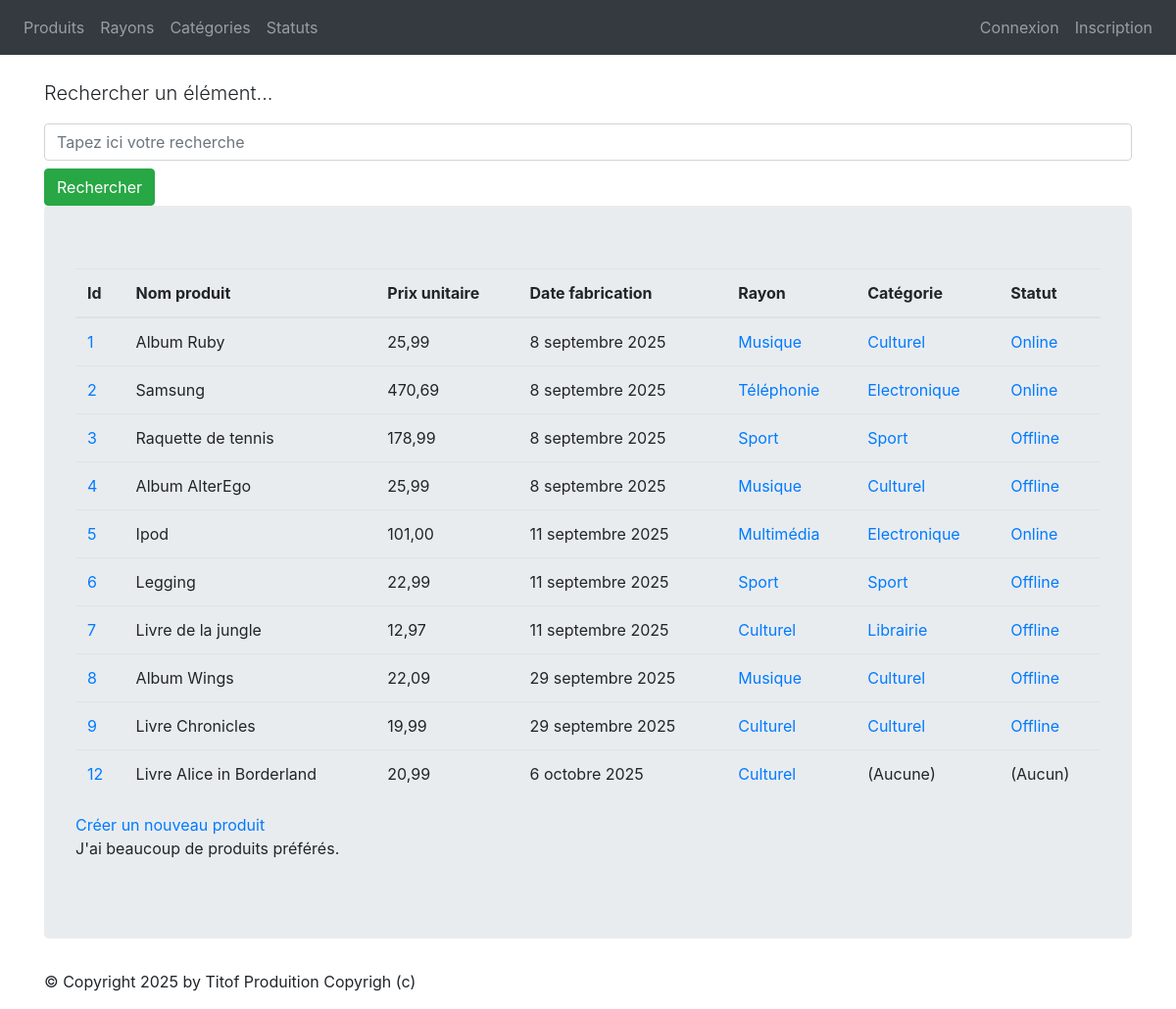
Screenshot of /monApp/produits/ with the database file from the repository.
### monApp/models.py (models this page shows, shortened)
class Produit(models.Model):
    refProd = models.AutoField(primary_key=True)
    intituleProd = models.CharField(max_length=200)
    prixUnitaireProd = models.DecimalField(max_digits=10, decimal_places=2)
    dateFabProd = models.DateField(default=date.today)
    categorie = models.ForeignKey(Categorie, on_delete=models.CASCADE, related_name="produits_categorie", null=True, blank=True)
    status = models.ForeignKey(Statut, on_delete=models.CASCADE, related_name="produits_status",null=True, blank=True)
    rayon = models.ForeignKey(Rayon, on_delete=models.CASCADE, related_name="produits_rayon",null=True, blank=True)

class Rayon(models.Model):
    idRayon = models.AutoField(primary_key=True)
    nomRayon = models.CharField(max_length=100)
    def __str__(self):
        return self.nomRayon

class Categorie(models.Model):
    idCat = models.AutoField(primary_key=True)
    nomCat = models.CharField(max_length=100)
    def __str__(self):
        return self.nomCat

class Statut(models.Model):
    idStatus = models.AutoField(primary_key=True)
    libelleStatus = models.CharField(max_length=100)
    def __str__(self):
        return self.libelleStatus

### monApp/views.py (the view)
# urls.py: path("produits/",views.ProduitListView.as_view(),name="lst_prdts"),
class ProduitListView(ListView):
    model = Produit
    template_name = "list_produits.html"
    context_object_name = "prdts"
    def get_queryset(self):
        query = self.request.GET.get('search')
        if query:
            return Produit.objects.filter(intituleProd__icontains=query).select_related('categorie').select_related('status')
        return Produit.objects.select_related('categorie').select_related('status')
    def get_context_data(self, **kwargs):
        context = super(ProduitListView, self).get_context_data(**kwargs)
        context['titremenu'] = "Liste de mes produits"
        return context

### monApp/templates/list_produits.html
{% extends 'recherche.html' %}
{% block content %}
<table class="table">
    <thead>
        <th>Id</th>
        <th>Nom produit</th>
        <th>Prix unitaire</th>
        <th>Date fabrication</th>
        <th>Rayon</th>
        <th>Catégorie</th>
        <th>Statut</th>
    </thead>
    <tbody>
    {% for prdt in prdts %}
    <tr>
        <td><a href="{% url 'dtl_prdt' prdt.refProd %}">{{ prdt.refProd }}</a></td>
        <td>{{ prdt.intituleProd }} </td>
        <td>{{ prdt.prixUnitaireProd }} </td>
        <td>{{ prdt.dateFabProd }} </td>
        <td>
        {% if prdt.rayon %}
            <a href="{% url 'dtl_rayon' prdt.rayon.idRayon %}">{{ prdt.rayon }}</a>
        {% else %}
            (Aucun)
        {% endif %}
        </td>
        <td>
        {% if prdt.categorie %}
            <a href="{% url 'dtl_categorie' prdt.categorie.idCat %}">{{ prdt.categorie }}</a>
        {% else %}
            (Aucune)
        {% endif %}
        </td>
        <td>
            {% if prdt.status %}
            <a href="{% url 'dtl_statut' prdt.status.idStatus %}">{{ prdt.status }}</a>
        {% else %}
            (Aucun)
        {% endif %}
        </td>
    </tr>
    {% endfor %}
    </tbody>
</table>
<a href="{% url 'crt_prdt' %}">Créer un nouveau produit</a>
<p>
J'ai
{% if prdts|length < 5 %}
    peu de
{% elif prdts|length < 10 %}
    quelques
{% else %}
    beaucoup de
{% endif %}
produits préférés.
</p>
{% endblock %}

### rows the page displays
Produit: refProd "1", intituleProd "Album Ruby", prixUnitaireProd "25,99", dateFabProd "8 septembre 2025", rayon "Musique", categorie "Culturel", status "Online"
Produit: refProd "2", intituleProd "Samsung", prixUnitaireProd "470,69", dateFabProd "8 septembre 2025", rayon "Téléphonie", categorie "Electronique", status "Online"
Produit: refProd "3", intituleProd "Raquette de tennis", prixUnitaireProd "178,99", dateFabProd "8 septembre 2025", rayon "Sport", categorie "Sport", status "Offline"
Produit: refProd "4", intituleProd "Album AlterEgo", prixUnitaireProd "25,99", dateFabProd "8 septembre 2025", rayon "Musique", categorie "Culturel", status "Offline"
Produit: refProd "5", intituleProd "Ipod", prixUnitaireProd "101,00", dateFabProd "11 septembre 2025", rayon "Multimédia", categorie "Electronique", status "Online"
Produit: refProd "6", intituleProd "Legging", prixUnitaireProd "22,99", dateFabProd "11 septembre 2025", rayon "Sport", categorie "Sport", status "Offline"
Produit: refProd "7", intituleProd "Livre de la jungle", prixUnitaireProd "12,97", dateFabProd "11 septembre 2025", rayon "Culturel", categorie "Librairie", status "Offline"
Produit: refProd "8", intituleProd "Album Wings", prixUnitaireProd "22,09", dateFabProd "29 septembre 2025", rayon "Musique", categorie "Culturel", status "Offline"
Produit: refProd "9", intituleProd "Livre Chronicles", prixUnitaireProd "19,99", dateFabProd "29 septembre 2025", rayon "Culturel", categorie "Culturel", status "Offline"
Produit: refProd "12", intituleProd "Livre Alice in Borderland", prixUnitaireProd "20,99", dateFabProd "6 octobre 2025", rayon "Culturel", shows "(Aucune)", shows "(Aucun)"
